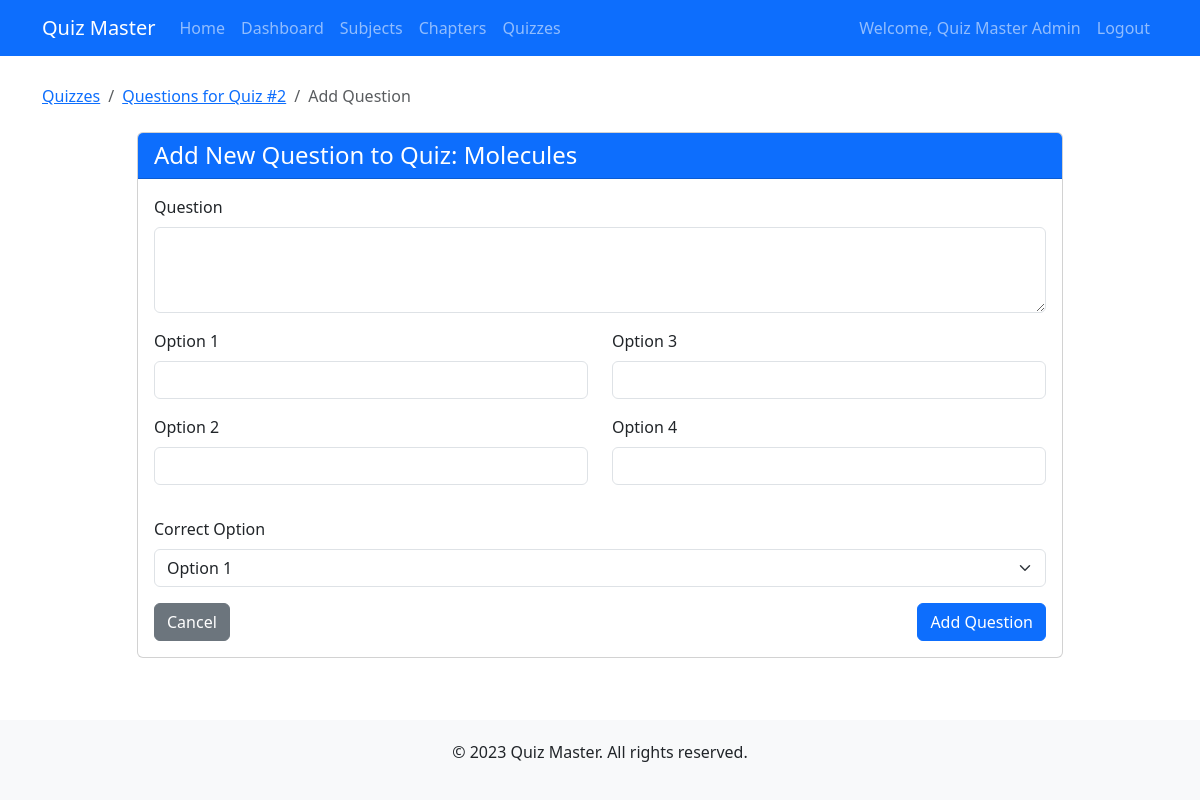
Page /admin/quizzes/2/questions/add (signed in) on the committed database.
### models.py (models this page shows, shortened)
class User(db.Model, UserMixin):
    id = db.Column(db.Integer, primary_key=True)
    username = db.Column(db.String(100), unique=True, nullable=False)
    password_hash = db.Column(db.String(200), nullable=False)
    full_name = db.Column(db.String(100), nullable=False)
    qualification = db.Column(db.String(100))
    dob = db.Column(db.Date)
    is_admin = db.Column(db.Boolean, default=False)
    quiz_attempts = db.relationship('Score', backref='user', lazy=True)

class Quiz(db.Model):
    id = db.Column(db.Integer, primary_key=True)
    chapter_id = db.Column(db.Integer, db.ForeignKey('chapter.id'), nullable=False)
    date_of_quiz = db.Column(db.Date, nullable=False)
    time_duration = db.Column(db.String(5), nullable=False)  # Format: "HH:MM"
    remarks = db.Column(db.Text)
    questions = db.relationship('Question', backref='quiz', lazy=True, cascade="all, delete-orphan")
    attempts = db.relationship('Score', backref='quiz', lazy=True)

class Chapter(db.Model):
    id = db.Column(db.Integer, primary_key=True)
    name = db.Column(db.String(100), nullable=False)
    description = db.Column(db.Text)
    subject_id = db.Column(db.Integer, db.ForeignKey('subject.id'), nullable=False)
    quizzes = db.relationship('Quiz', backref='chapter', lazy=True, cascade="all, delete-orphan")

### app.py (the view, shortened to what this page needs)
@app.route('/admin/quizzes/<int:quiz_id>/questions/add', methods=['GET', 'POST'])
@login_required
def add_question(quiz_id):
    if not current_user.is_admin:
        flash('Access denied', 'danger')
        return redirect(url_for('index'))
    quiz = Quiz.query.get_or_404(quiz_id)
    form = QuestionForm()
    return render_template('admin/add_question.html', form=form, quiz=quiz)

### forms.py
class QuestionForm(FlaskForm):
    question_statement = TextAreaField('Question', validators=[DataRequired()])
    option1 = StringField('Option 1', validators=[DataRequired()])
    option2 = StringField('Option 2', validators=[DataRequired()])
    option3 = StringField('Option 3', validators=[DataRequired()])
    option4 = StringField('Option 4', validators=[DataRequired()])
    correct_option = SelectField('Correct Option', choices=[(1, 'Option 1'), (2, 'Option 2'), (3, 'Option 3'), (4, 'Option 4')],
                               coerce=int, validators=[DataRequired()])
    submit = SubmitField('Add Question')

### app.py (called while the page is built)
@login_manager.user_loader
def load_user(user_id):
    return User.query.get(int(user_id))

### templates/admin/add_question.html (shortened to what this page needs)
{% extends 'base.html' %}
{% block content %}
<div class="row mt-4">
    <div class="col-md-12">
        <nav aria-label="breadcrumb">
            <ol class="breadcrumb">
                <li class="breadcrumb-item"><a href="{{ url_for('admin_quizzes') }}">Quizzes</a></li>
                <li class="breadcrumb-item"><a href="{{ url_for('quiz_questions', quiz_id=quiz.id) }}">Questions for Quiz #{{ quiz.id }}</a></li>
                <li class="breadcrumb-item active">Add Question</li>
            </ol>
        </nav>
    </div>
</div>
<div class="row mt-2">
    <div class="col-md-10 offset-md-1">
        <div class="card">
            <div class="card-header bg-primary text-white">
                <h4 class="mb-0">Add New Question to Quiz: {{ quiz.chapter.name }}</h4>
            </div>
            <div class="card-body">
                <form method="POST" action="{{ url_for('add_question', quiz_id=quiz.id) }}">
                    <div class="mb-3">
                        {{ form.question_statement.label(class="form-label") }}
                        {{ form.question_statement(class="form-control", rows=3) }}
                    </div>
                    <div class="row mb-3">
                        <div class="col-md-6">
                            <div class="mb-3">
                                {{ form.option1.label(class="form-label") }}
                                {{ form.option1(class="form-control") }}
                            </div>
                            <div class="mb-3">
                                {{ form.option2.label(class="form-label") }}
                                {{ form.option2(class="form-control") }}
                            </div>
                        </div>
                        <div class="col-md-6">
                            <div class="mb-3">
                                {{ form.option3.label(class="form-label") }}
                                {{ form.option3(class="form-control") }}
                            </div>
                            <div class="mb-3">
                                {{ form.option4.label(class="form-label") }}
                                {{ form.option4(class="form-control") }}
                            </div>
                        </div>
                    </div>
                    <div class="mb-3">
                        {{ form.correct_option.label(class="form-label") }}
                        {{ form.correct_option(class="form-select") }}
                    </div>
                    <div class="d-flex justify-content-between">
                        <a href="{{ url_for('quiz_questions', quiz_id=quiz.id) }}" class="btn btn-secondary">Cancel</a>
                        {{ form.submit(class="btn btn-primary") }}
                    </div>
                </form>
            </div>
        </div>
    </div>
</div>
{% endblock %}

### templates/base.html (shortened to what this page needs)
<!DOCTYPE html>
<html lang="en">
<head>
    <link href="https://cdn.jsdelivr.net/npm/bootstrap@5.3.0-alpha1/dist/css/bootstrap.min.css" rel="stylesheet">
</head>
<body>
    <nav class="navbar navbar-expand-lg navbar-dark bg-primary fixed-top">
        <div class="container">
            <a class="navbar-brand" href="{{ url_for('index') }}">Quiz Master</a>
            <div class="collapse navbar-collapse" id="navbarNav">
                <ul class="navbar-nav me-auto">
                    <li class="nav-item">
                        <a class="nav-link" href="{{ url_for('index') }}">Home</a>
                    </li>
                    {% if current_user.is_authenticated %}
                        {% if current_user.is_admin %}
                            <li class="nav-item">
                                <a class="nav-link" href="{{ url_for('admin_dashboard') }}">Dashboard</a>
                            </li>
                            <li class="nav-item">
                                <a class="nav-link" href="{{ url_for('admin_subjects') }}">Subjects</a>
                            </li>
                            <li class="nav-item">
                                <a class="nav-link" href="{{ url_for('admin_chapters') }}">Chapters</a>
                            </li>
                            <li class="nav-item">
                                <a class="nav-link" href="{{ url_for('admin_quizzes') }}">Quizzes</a>
                            </li>
                        {% endif %}
                    {% endif %}
                </ul>
                <ul class="navbar-nav">
                    {% if current_user.is_authenticated %}
                        <li class="nav-item">
                            <span class="nav-link">Welcome, {{ current_user.full_name }}</span>
                        </li>
                        <li class="nav-item">
                            <a class="nav-link" href="{{ url_for('logout') }}">Logout</a>
                        </li>
                    {% endif %}
                </ul>
            </div>
        </div>
    </nav>
    <div class="container content">
        {% block content %}{% endblock %}
    </div>
    <footer class="text-center">
        <div class="container">
            <p>&copy; 2023 Quiz Master. All rights reserved.</p>
        </div>
    </footer>
</body>
</html>

### templates/base.html (style rules this page uses)
body { padding-top: 60px; min-height: 100vh; display: flex; flex-direction: column; }
.content { flex: 1; }
footer { margin-top: auto; padding: 20px 0; background-color: #f8f9fa; }

### rows in the picture
User: full_name "Quiz Master Admin"
Quiz: id "2"
Chapter: chapter.name "Molecules"
